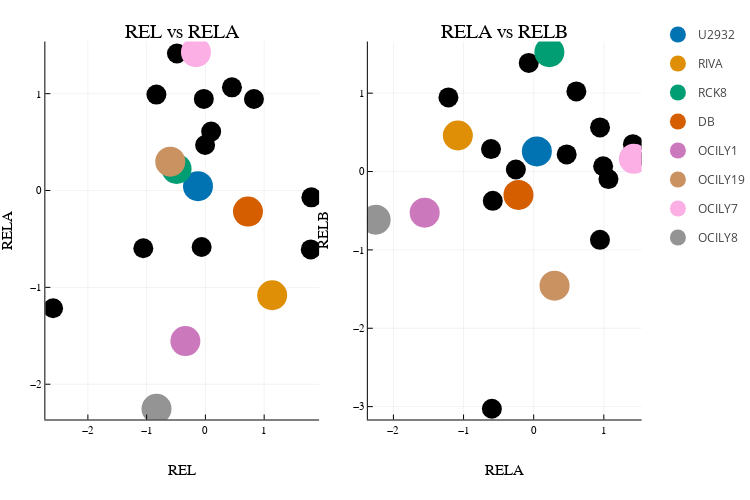

Notebook cell for this chart:
### Markdown cell above
Let's plot some overall histograms and highlight a few of our favourite lines.

### Code cell
linesToHighlight=["U2932","RIVA","RCK8","DB","OCILY1","OCILY19","OCILY7","OCILY8"]

pairsToPlot=[[3,4],[4,5]]

histList=repeat([plot(1)], length(pairsToPlot))

# for i in 1:length(genesOfInterest)
#     thisHist=histogram(Vector(cellLineDF[i,2:end]),title=cellLineDF[i,1],legend=false,bins=:rice,color=colorArray[1],linewidth=2)
#     for lineIndex in 1:length(linesToHighlight)
#         thisLineIndex=findall(names(cellLineDF).==linesToHighlight[lineIndex])[1]
#         plot!(thisHist,[cellLineDF[i,thisLineIndex],cellLineDF[i,thisLineIndex]],[0,20],linewidth=5,color=colorArray[lineIndex],hover=linesToHighlight[lineIndex],dpi=300,size=(500,500))

#     end 
#     plotList[i]=thisHist
# end
for pairIndex in 1:length(pairsToPlot)
    thisHist=scatter(Vector(cellLineDF[pairsToPlot[pairIndex][1],2:end]),Vector(cellLineDF[pairsToPlot[pairIndex][2],2:end]),title=cellLineDF[pairsToPlot[pairIndex][1],1]*" vs "*cellLineDF[pairsToPlot[pairIndex][2],1],xlabel=cellLineDF[pairsToPlot[pairIndex][1],1],ylabel=cellLineDF[pairsToPlot[pairIndex][2],1],label=false,color=:black,hover = names(cellLineDF)[2:end],markerstrokewidth=0,markersize=10,dpi=300,size=(500,500))
    histList[pairIndex]=thisHist
    for lineIndex in 1:length(linesToHighlight)
        thisLineIndex=findall(names(cellLineDF).==linesToHighlight[lineIndex])[1]
        if pairIndex==1
            scatter!(Vector([cellLineDF[pairsToPlot[pairIndex][1],thisLineIndex]]),Vector([cellLineDF[pairsToPlot[pairIndex][2],thisLineIndex]]),color=colorArray[lineIndex],markersize=15,label=linesToHighlight[lineIndex],markerstrokewidth=0)
        else
            scatter!(Vector([cellLineDF[pairsToPlot[pairIndex][1],thisLineIndex]]),Vector([cellLineDF[pairsToPlot[pairIndex][2],thisLineIndex]]),color=colorArray[lineIndex],markersize=15,label=false,markerstrokewidth=0)
        end
    end 
end
#display(plot(plotList...,size=(1500,800)))
plot(histList...,left_margin = 5mm,bottom_margin=10mm,size=(750,500))

### Figure 1 — Plotly figure (JSON) as saved in the notebook; plotly's stock layout.template omitted (floating-point values rounded to 4 significant figures)
{"data": [{"colorbar": {"title": ""}, "hoverinfo": "text", "legendgroup": "", "marker": {"color": "rgba(0, 0, 0, 1.000)", "line": {"color": "rgba(0, 0, 0, 1.000)", "width": 0}, "size": 20, "symbol": "circle"}, "mode": "markers", "name": "", "showlegend": false, "text": ["DB", "DOHH2", "FARAGE", "HBL1", "KARPAS422", "OCILY1", "OCILY18", "OCILY19", "OCILY7", "OCILY8", "RCK8", "RIVA", "SUDHL10", "SUDHL16", "SUDHL2", "SUDHL4", "SUDHL6", "TMD8", "TOLEDO", "U2932", "WSU_DLCL2"], "type": "scatter", "x": [0.7244, -0.8337, 1.803, -0.00498, -1.056, -0.3408, 0.8264, -0.5976, -0.1612, -0.8317, -0.4911, 1.136, -0.4843, -0.06423, 0.09798, 1.793, 0.7782, -0.02685, -2.592, -0.1262, 0.4517], "xaxis": "x1", "y": [-0.2173, 0.9902, -0.07023, 0.4702, -0.596, -1.554, 0.9449, 0.2975, 1.428, -2.254, 0.2235, -1.081, 1.415, -0.5831, 0.6084, -0.6082, -0.2541, 0.9456, -1.216, 0.04517, 1.066], "yaxis": "y1", "zmax": null, "zmin": null}, {"colorbar": {"title": ""}, "legendgroup": "U2932", "marker": {"color": "rgba(1, 115, 178, 1.000)", "line": {"color": "rgba(0, 0, 0, 1.000)", "width": 0}, "size": 30, "symbol": "circle"}, "mode": "markers", "name": "U2932", "showlegend": true, "type": "scatter", "x": [-0.1262], "xaxis": "x1", "y": [0.04517], "yaxis": "y1", "zmax": null, "zmin": null}, {"colorbar": {"title": ""}, "legendgroup": "RIVA", "marker": {"color": "rgba(222, 143, 5, 1.000)", "line": {"color": "rgba(0, 0, 0, 1.000)", "width": 0}, "size": 30, "symbol": "circle"}, "mode": "markers", "name": "RIVA", "showlegend": true, "type": "scatter", "x": [1.136], "xaxis": "x1", "y": [-1.081], "yaxis": "y1", "zmax": null, "zmin": null}, {"colorbar": {"title": ""}, "legendgroup": "RCK8", "marker": {"color": "rgba(2, 158, 115, 1.000)", "line": {"color": "rgba(0, 0, 0, 1.000)", "width": 0}, "size": 30, "symbol": "circle"}, "mode": "markers", "name": "RCK8", "showlegend": true, "type": "scatter", "x": [-0.4911], "xaxis": "x1", "y": [0.2235], "yaxis": "y1", "zmax": null, "zmin": null}, {"colorbar": {"title": ""}, "legendgroup": "DB", "marker": {"color": "rgba(213, 94, 0, 1.000)", "line": {"color": "rgba(0, 0, 0, 1.000)", "width": 0}, "size": 30, "symbol": "circle"}, "mode": "markers", "name": "DB", "showlegend": true, "type": "scatter", "x": [0.7244], "xaxis": "x1", "y": [-0.2173], "yaxis": "y1", "zmax": null, "zmin": null}, {"colorbar": {"title": ""}, "legendgroup": "OCILY1", "marker": {"color": "rgba(204, 120, 188, 1.000)", "line": {"color": "rgba(0, 0, 0, 1.000)", "width": 0}, "size": 30, "symbol": "circle"}, "mode": "markers", "name": "OCILY1", "showlegend": true, "type": "scatter", "x": [-0.3408], "xaxis": "x1", "y": [-1.554], "yaxis": "y1", "zmax": null, "zmin": null}, {"colorbar": {"title": ""}, "legendgroup": "OCILY19", "marker": {"color": "rgba(202, 145, 97, 1.000)", "line": {"color": "rgba(0, 0, 0, 1.000)", "width": 0}, "size": 30, "symbol": "circle"}, "mode": "markers", "name": "OCILY19", "showlegend": true, "type": "scatter", "x": [-0.5976], "xaxis": "x1", "y": [0.2975], "yaxis": "y1", "zmax": null, "zmin": null}, {"colorbar": {"title": ""}, "legendgroup": "OCILY7", "marker": {"color": "rgba(251, 175, 228, 1.000)", "line": {"color": "rgba(0, 0, 0, 1.000)", "width": 0}, "size": 30, "symbol": "circle"}, "mode": "markers", "name": "OCILY7", "showlegend": true, "type": "scatter", "x": [-0.1612], "xaxis": "x1", "y": [1.428], "yaxis": "y1", "zmax": null, "zmin": null}, {"colorbar": {"title": ""}, "legendgroup": "OCILY8", "marker": {"color": "rgba(148, 148, 148, 1.000)", "line": {"color": "rgba(0, 0, 0, 1.000)", "width": 0}, "size": 30, "symbol": "circle"}, "mode": "markers", "name": "OCILY8", "showlegend": true, "type": "scatter", "x": [-0.8317], "xaxis": "x1", "y": [-2.254], "yaxis": "y1", "zmax": null, "zmin": null}, {"colorbar": {"title": ""}, "hoverinfo": "text", "legendgroup": "", "marker": {"color": "rgba(0, 0, 0, 1.000)", "line": {"color": "rgba(0, 0, 0, 1.000)", "width": 0}, "size": 20, "symbol": "circle"}, "mode": "markers", "name": "", "showlegend": false, "text": ["DB", "DOHH2", "FARAGE", "HBL1", "KARPAS422", "OCILY1", "OCILY18", "OCILY19", "OCILY7", "OCILY8", "RCK8", "RIVA", "SUDHL10", "SUDHL16", "SUDHL2", "SUDHL4", "SUDHL6", "TMD8", "TOLEDO", "U2932", "WSU_DLCL2"], "type": "scatter", "x": [-0.2173, 0.9902, -0.07023, 0.4702, -0.596, -1.554, 0.9449, 0.2975, 1.428, -2.254, 0.2235, -1.081, 1.415, -0.5831, 0.6084, -0.6082, -0.2541, 0.9456, -1.216, 0.04517, 1.066], "xaxis": "x2", "y": [-0.2988, 0.06668, 1.386, 0.2184, -3.028, -0.5248, -0.8715, -1.457, 0.1617, -0.6146, 1.523, 0.4598, 0.3492, -0.374, 1.023, 0.2861, 0.02636, 0.5627, 0.9459, 0.2568, -0.09623], "yaxis": "y2", "zmax": null, "zmin": null}, {"colorbar": {"title": ""}, "legendgroup": "", "marker": {"color": "rgba(1, 115, 178, 1.000)", "line": {"color": "rgba(0, 0, 0, 1.000)", "width": 0}, "size": 30, "symbol": "circle"}, "mode": "markers", "name": "", "showlegend": false, "type": "scatter", "x": [0.04517], "xaxis": "x2", "y": [0.2568], "yaxis": "y2", "zmax": null, "zmin": null}, {"colorbar": {"title": ""}, "legendgroup": "", "marker": {"color": "rgba(222, 143, 5, 1.000)", "line": {"color": "rgba(0, 0, 0, 1.000)", "width": 0}, "size": 30, "symbol": "circle"}, "mode": "markers", "name": "", "showlegend": false, "type": "scatter", "x": [-1.081], "xaxis": "x2", "y": [0.4598], "yaxis": "y2", "zmax": null, "zmin": null}, {"colorbar": {"title": ""}, "legendgroup": "", "marker": {"color": "rgba(2, 158, 115, 1.000)", "line": {"color": "rgba(0, 0, 0, 1.000)", "width": 0}, "size": 30, "symbol": "circle"}, "mode": "markers", "name": "", "showlegend": false, "type": "scatter", "x": [0.2235], "xaxis": "x2", "y": [1.523], "yaxis": "y2", "zmax": null, "zmin": null}, {"colorbar": {"title": ""}, "legendgroup": "", "marker": {"color": "rgba(213, 94, 0, 1.000)", "line": {"color": "rgba(0, 0, 0, 1.000)", "width": 0}, "size": 30, "symbol": "circle"}, "mode": "markers", "name": "", "showlegend": false, "type": "scatter", "x": [-0.2173], "xaxis": "x2", "y": [-0.2988], "yaxis": "y2", "zmax": null, "zmin": null}, {"colorbar": {"title": ""}, "legendgroup": "", "marker": {"color": "rgba(204, 120, 188, 1.000)", "line": {"color": "rgba(0, 0, 0, 1.000)", "width": 0}, "size": 30, "symbol": "circle"}, "mode": "markers", "name": "", "showlegend": false, "type": "scatter", "x": [-1.554], "xaxis": "x2", "y": [-0.5248], "yaxis": "y2", "zmax": null, "zmin": null}, {"colorbar": {"title": ""}, "legendgroup": "", "marker": {"color": "rgba(202, 145, 97, 1.000)", "line": {"color": "rgba(0, 0, 0, 1.000)", "width": 0}, "size": 30, "symbol": "circle"}, "mode": "markers", "name": "", "showlegend": false, "type": "scatter", "x": [0.2975], "xaxis": "x2", "y": [-1.457], "yaxis": "y2", "zmax": null, "zmin": null}, {"colorbar": {"title": ""}, "legendgroup": "", "marker": {"color": "rgba(251, 175, 228, 1.000)", "line": {"color": "rgba(0, 0, 0, 1.000)", "width": 0}, "size": 30, "symbol": "circle"}, "mode": "markers", "name": "", "showlegend": false, "type": "scatter", "x": [1.428], "xaxis": "x2", "y": [0.1617], "yaxis": "y2", "zmax": null, "zmin": null}, {"colorbar": {"title": ""}, "legendgroup": "", "marker": {"color": "rgba(148, 148, 148, 1.000)", "line": {"color": "rgba(0, 0, 0, 1.000)", "width": 0}, "size": 30, "symbol": "circle"}, "mode": "markers", "name": "", "showlegend": false, "type": "scatter", "x": [-2.254], "xaxis": "x2", "y": [-0.6146], "yaxis": "y2", "zmax": null, "zmin": null}], "layout": {"annotations": [{"font": {"color": "rgba(0, 0, 0, 1.000)", "family": "sans-serif", "size": 20}, "rotation": 0, "showarrow": false, "text": "REL vs RELA", "x": 0.2825, "xanchor": "center", "xref": "paper", "y": 1, "yanchor": "top", "yref": "paper"}, {"font": {"color": "rgba(0, 0, 0, 1.000)", "family": "sans-serif", "size": 20}, "rotation": 0, "showarrow": false, "text": "RELA vs RELB", "x": 0.7825, "xanchor": "center", "xref": "paper", "y": 1, "yanchor": "top", "yref": "paper"}], "height": 500, "legend_position": {"bgcolor": "rgba(255, 255, 255, 1.000)", "bordercolor": "rgba(0, 0, 0, 1.000)", "borderwidth": 1, "font": {"color": "rgba(0, 0, 0, 1.000)", "family": "sans-serif", "size": 11}, "title": {"font": {"color": "rgba(0, 0, 0, 1.000)", "family": "sans-serif", "size": 15}, "text": ""}, "tracegroupgap": 0, "traceorder": "normal", "x": 1, "xanchor": "auto", "y": 1, "yanchor": "auto"}, "margin": {"b": 20, "l": 0, "r": 0, "t": 20}, "paper_bgcolor": "rgba(255, 255, 255, 1.000)", "plot_bgcolor": "rgba(255, 255, 255, 1.000)", "showlegend": true, "width": 750, "xaxis1": {"anchor": "y1", "domain": [0.07032, 0.4948], "gridcolor": "rgba(0, 0, 0, 0.100)", "gridwidth": 0.5, "linecolor": "rgba(0, 0, 0, 1.000)", "mirror": false, "range": [-2.724, 1.935], "showgrid": true, "showline": true, "showticklabels": true, "tickangle": 0, "tickcolor": "rgb(0, 0, 0)", "tickfont": {"color": "rgba(0, 0, 0, 1.000)", "family": "sans-serif", "size": 11}, "tickmode": "array", "ticks": "inside", "ticktext": ["−2", "−1", "0", "1"], "tickvals": [-2, -1, 0, 1], "title": "REL", "titlefont": {"color": "rgba(0, 0, 0, 1.000)", "family": "sans-serif", "size": 15}, "type": "-", "visible": true, "zeroline": false, "zerolinecolor": "rgba(0, 0, 0, 1.000)"}, "xaxis2": {"anchor": "y2", "domain": [0.5703, 0.9948], "gridcolor": "rgba(0, 0, 0, 0.100)", "gridwidth": 0.5, "linecolor": "rgba(0, 0, 0, 1.000)", "mirror": false, "range": [-2.364, 1.539], "showgrid": true, "showline": true, "showticklabels": true, "tickangle": 0, "tickcolor": "rgb(0, 0, 0)", "tickfont": {"color": "rgba(0, 0, 0, 1.000)", "family": "sans-serif", "size": 11}, "tickmode": "array", "ticks": "inside", "ticktext": ["−2", "−1", "0", "1"], "tickvals": [-2, -1, 0, 1], "title": "RELA", "titlefont": {"color": "rgba(0, 0, 0, 1.000)", "family": "sans-serif", "size": 15}, "type": "-", "visible": true, "zeroline": false, "zerolinecolor": "rgba(0, 0, 0, 1.000)"}, "yaxis1": {"anchor": "x1", "domain": [0.1315, 0.9532], "gridcolor": "rgba(0, 0, 0, 0.100)", "gridwidth": 0.5, "linecolor": "rgba(0, 0, 0, 1.000)", "mirror": false, "range": [-2.364, 1.539], "showgrid": true, "showline": true, "showticklabels": true, "tickangle": 0, "tickcolor": "rgb(0, 0, 0)", "tickfont": {"color": "rgba(0, 0, 0, 1.000)", "family": "sans-serif", "size": 11}, "tickmode": "array", "ticks": "inside", "ticktext": ["−2", "−1", "0", "1"], "tickvals": [-2, -1, 0, 1], "title": "RELA", "titlefont": {"color": "rgba(0, 0, 0, 1.000)", "family": "sans-serif", "size": 15}, "type": "-", "visible": true, "zeroline": false, "zerolinecolor": "rgba(0, 0, 0, 1.000)"}, "yaxis2": {"anchor": "x2", "domain": [0.1315, 0.9532], "gridcolor": "rgba(0, 0, 0, 0.100)", "gridwidth": 0.5, "linecolor": "rgba(0, 0, 0, 1.000)", "mirror": false, "range": [-3.164, 1.659], "showgrid": true, "showline": true, "showticklabels": true, "tickangle": 0, "tickcolor": "rgb(0, 0, 0)", "tickfont": {"color": "rgba(0, 0, 0, 1.000)", "family": "sans-serif", "size": 11}, "tickmode": "array", "ticks": "inside", "ticktext": ["−3", "−2", "−1", "0", "1"], "tickvals": [-3, -2, -1, 0, 1], "title": "RELB", "titlefont": {"color": "rgba(0, 0, 0, 1.000)", "family": "sans-serif", "size": 15}, "type": "-", "visible": true, "zeroline": false, "zerolinecolor": "rgba(0, 0, 0, 1.000)"}}}
